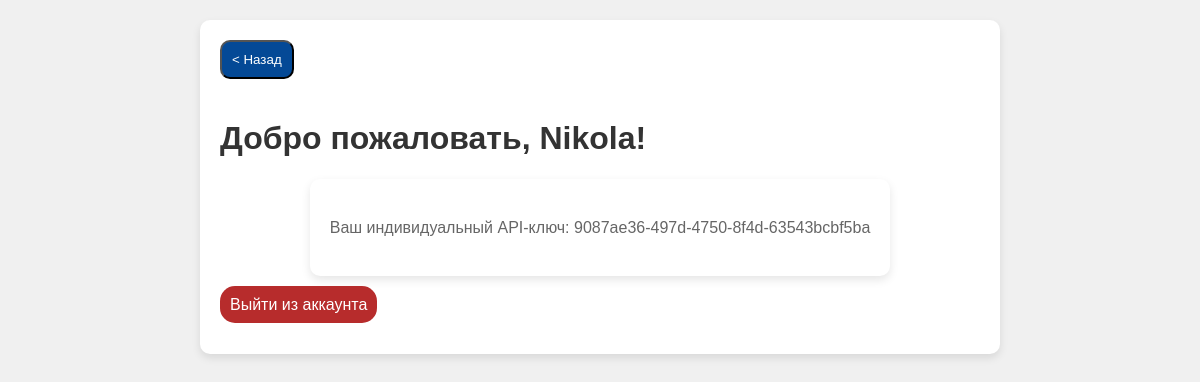
The app's page /templates/dashboard (signed in), older data.
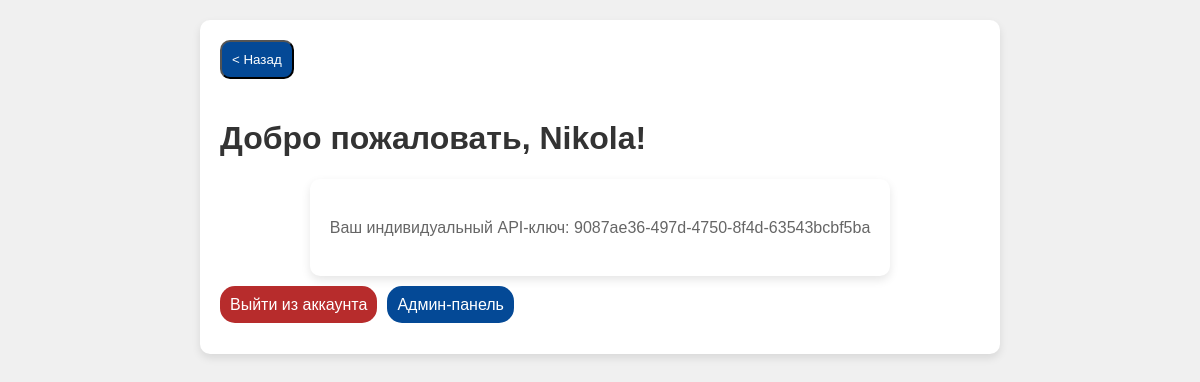
The same page, newer data.
### models/user_model.py (models this page shows, shortened)
class User(db.Model, UserMixin):
    id = db.Column(db.Integer, primary_key=True)
    username = db.Column(db.String(20), unique=True, nullable=False)
    email = db.Column(db.String(120), unique=True, nullable=False)
    password = db.Column(db.String(60), nullable=False)
    is_admin = db.Column(db.Boolean, default=False)
    api_key = db.Column(db.String(36), unique=True, nullable=False, default=lambda: str(uuid.uuid4()))

### server.py (the view)
@app.route("/templates/dashboard.html")
@app.route("/templates/dashboard")
@login_required
def dashboard():
    return render_template('dashboard.html', api_key=current_user.api_key)

### models/user_model.py (called while the page is built)
@login_manager.user_loader
def load_user(user_id):
    return User.query.get(int(user_id))

### templates/dashboard.html (shortened to what this page needs)
<!DOCTYPE html>
<html lang="en">
<head>
    <link rel="stylesheet" href="/static/css/auth_form_styles/dash_board_style.css">
    <link rel="stylesheet" href="/static/css/back_button_style.css">
</head>
<body>
    <div class="main">
        <button id="backButton" onclick="goBack()" aria-label="Назад">&lt; Назад</button>
        <h1>Добро пожаловать, {{ current_user.username }}!</h1>
        <div class="content">
            <div class="content-middle">
                <p>Ваш индивидуальный API-ключ: {{ api_key }}</p>
            </div>
        </div>
        <div class="footer">
            <p><a href="{{ url_for('logout') }}" id="out_button">Выйти из аккаунта</a></p>
            {% if current_user.is_admin %}
            <p><a href="{{ url_for('admin_panel') }}">Админ-панель</a></p>
            {% endif %}
        </div>
    </div>
</body>
</html>

### static/css/auth_form_styles/dash_board_style.css (style rules this page uses)
body { font-family: Arial, Sans-serif; margin: 0; padding: 0; background-color: #f0f0f0; }
.main { max-width: 800px; margin: 20px auto; padding: 20px; box-sizing: border-box; background-color: white; border-radius: 10px; box-shadow: 0 4px 8px rgba(0, 0, 0, 0.1); }
h1, h2, h3 { color: #333; }
p { color: #666; line-height: 1.6; }
a { color: #ffffff; background: rgb(4, 73, 150); text-decoration: none; padding: 10px; margin-right: 0px; margin-left: 0px; transition: 0.3s ease-out; border-radius: 15px; text-decoration: none; }
.content { display: flex; justify-items: center; justify-content: center; }
.content-middle { max-width: 600px; text-align: center; background-color: #ffffff; padding: 20px; border-radius: 10px; box-shadow: 0 4px 10px rgba(0, 0, 0, 0.1); }
.footer { display: flex; gap: 10px; flex-direction: row; }
#out_button { background-color: rgb(183, 44, 44); }

### static/css/back_button_style.css (style rules this page uses)
#backButton { position: relative; color: #ffffff; background: rgb(4, 73, 150); text-decoration: none; padding: 10px; margin-right: 0px; margin-left: 0px; margin-bottom: 20px; transition: 0.3s ease-out; border-radius: 10px; text-decoration: none; z-index: 9999999999999999999; }

Row changes from the older to the newer data that the page shows:
changed User "Nikola": is_admin False → True (drawn)
Text that changed along with them:
text now shown: "Админ-панель"
